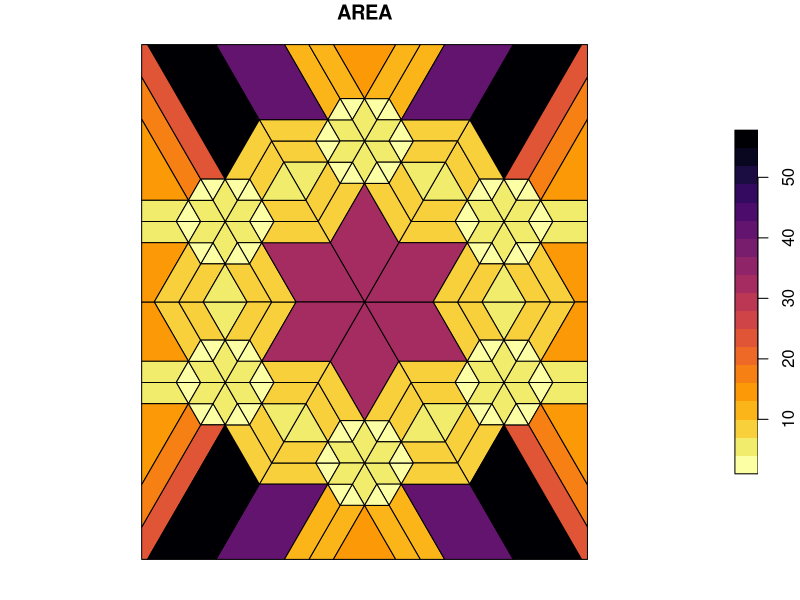
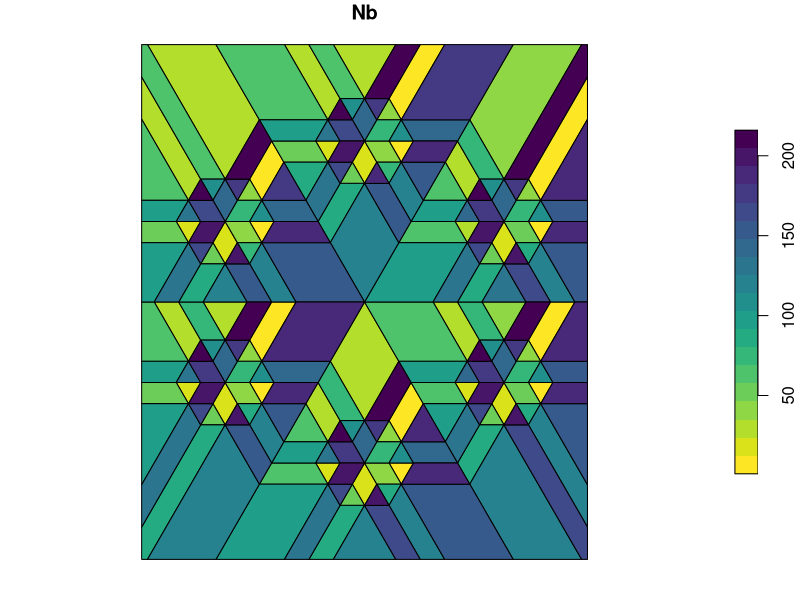
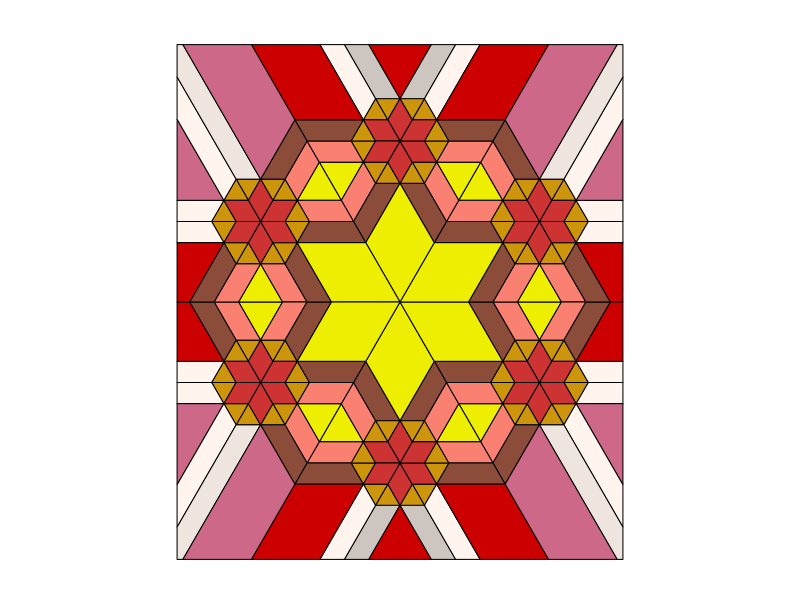

Recreate these plots in R, in order.
# Load in libraries
library(ggplot2)
library(dplyr)
library(deldir)
library(sf)
library(viridis)

# Parameters to change as you like
iter=3 # Number of iterations (depth)
points=6 # Number of points
radius=3.8 # Factor of expansion/compression

# Angles of points from center
angles=seq(0, 2*pi*(1-1/points), length.out = points)+pi/2
  
# Initial center
df=data.frame(x=0, y=0)

# Iterate over centers again and again
for (k in 1:iter)
  {
    temp=data.frame()
    for (i in 1:nrow(df))
    {
      data.frame(x=df[i,"x"]+radius^(k-1)*cos(angles), 
                 y=df[i,"y"]+radius^(k-1)*sin(angles)) %>% rbind(temp) -> temp
    }
    df=temp
  }

# Obtain Voronoi regions
df %>%
  select(x,y) %>% 
  deldir(sort=TRUE) -> tmp

#turn into a list of polygons keeping up the area for later use
tmp <- tile.list(tmp)
polys <- vector(mode='list',length=length(tmp))
dat <- NULL
for(i in seq_along(polys)){
  mat <- matrix(c(tmp[[i]]$x,tmp[[i]]$x[1],tmp[[i]]$y,tmp[[i]]$y[1]),
                ncol=2,byrow=FALSE)
  polys[[i]] <- st_polygon(list(mat))
  dat <- rbind(dat,data.frame(AREA=tmp[[i]]$area))
}


## create multipolygon sf objects
pp <- st_sf(dat,st_sfc(polys),row.names=1:length(tmp)) 

#a quick one, color depending on polygon area
plot(pp,pal=viridis(19,direction = -1,option = "B"),
     breaks=seq(1,max(pp$AREA),length.out = 20))
#color depending on row index
pp$Nb <- 1:nrow(pp)
plot(pp["Nb"],pal=viridis(19,direction = -1,option = "D"),
     breaks=seq(1,nrow(pp),length.out = 20))

#choose the colors
pp <- arrange(pp,AREA) #arranging to find out which polygon belong to which area
cols <- c("darkgoldenrod3","brown3","yellow2","seashell","salmon","salmon4","seashell3","seashell","red3",
          "red3","palevioletred3","seashell","seashell2","yellow2","red3","palevioletred3")

png(filename = "Mand1.png",width = 600,height=600,res=200)
plot(pp["AREA"],pal=cols,
     breaks=c(0,unique(pp$AREA)),main = "",key.pos=NULL)
dev.off()
